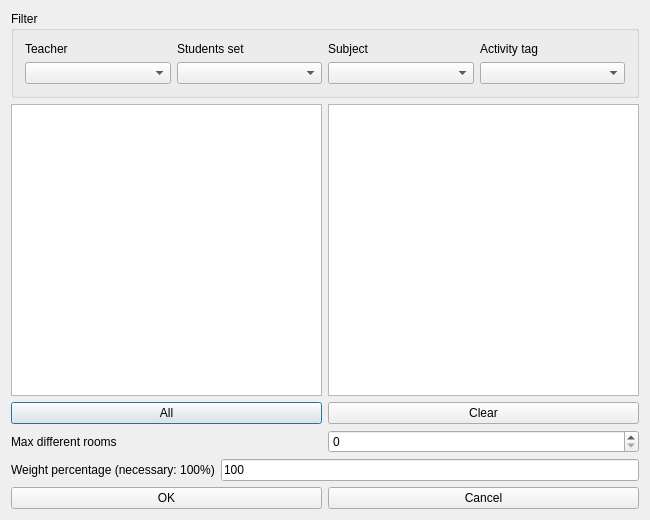
<?xml version="1.0" encoding="UTF-8"?>
<ui version="4.0">
 <class>ModifyConstraintActivitiesOccupyMaxDifferentRoomsForm_template</class>
 <widget class="QDialog" name="ModifyConstraintActivitiesOccupyMaxDifferentRoomsForm_template">
  <property name="geometry">
   <rect>
    <x>0</x>
    <y>0</y>
    <width>650</width>
    <height>520</height>
   </rect>
  </property>
  <property name="windowTitle">
   <string extracomment="This is the title of the dialog to add a new constraint of this type">Modify activities occupy max different rooms</string>
  </property>
  <layout class="QGridLayout" name="gridLayout">
   <item row="0" column="0">
    <widget class="QGroupBox" name="filterGroupBox">
     <property name="title">
      <string>Filter</string>
     </property>
     <layout class="QGridLayout" name="gridLayout_3">
      <item row="0" column="0">
       <widget class="QLabel" name="teachersTextLabel">
        <property name="text">
         <string>Teacher</string>
        </property>
        <property name="wordWrap">
         <bool>false</bool>
        </property>
       </widget>
      </item>
      <item row="0" column="1">
       <widget class="QLabel" name="studentsTextLabel">
        <property name="text">
         <string>Students set</string>
        </property>
        <property name="wordWrap">
         <bool>false</bool>
        </property>
       </widget>
      </item>
      <item row="0" column="2">
       <widget class="QLabel" name="subjectsTextLabel">
        <property name="text">
         <string>Subject</string>
        </property>
        <property name="wordWrap">
         <bool>false</bool>
        </property>
       </widget>
      </item>
      <item row="0" column="3">
       <widget class="QLabel" name="activityTagsTextLabel">
        <property name="text">
         <string>Activity tag</string>
        </property>
        <property name="wordWrap">
         <bool>false</bool>
        </property>
       </widget>
      </item>
      <item row="1" column="0">
       <widget class="QComboBox" name="teachersComboBox"/>
      </item>
      <item row="1" column="1">
       <widget class="QComboBox" name="studentsComboBox"/>
      </item>
      <item row="1" column="2">
       <widget class="QComboBox" name="subjectsComboBox"/>
      </item>
      <item row="1" column="3">
       <widget class="QComboBox" name="activityTagsComboBox"/>
      </item>
     </layout>
    </widget>
   </item>
   <item row="1" column="0">
    <layout class="QHBoxLayout" name="horizontalLayout_2">
     <item>
      <layout class="QVBoxLayout" name="verticalLayout_2">
       <item>
        <widget class="QListWidget" name="allActivitiesListWidget"/>
       </item>
       <item>
        <widget class="QPushButton" name="addAllActivitiesPushButton">
         <property name="text">
          <string comment="Text on a button. It refers to adding all activities from the list above this button into the current constraint">All</string>
         </property>
        </widget>
       </item>
      </layout>
     </item>
     <item>
      <layout class="QVBoxLayout" name="verticalLayout">
       <item>
        <widget class="QListWidget" name="selectedActivitiesListWidget"/>
       </item>
       <item>
        <widget class="QPushButton" name="clearPushButton">
         <property name="text">
          <string>Clear</string>
         </property>
        </widget>
       </item>
      </layout>
     </item>
    </layout>
   </item>
   <item row="2" column="0">
    <layout class="QHBoxLayout" name="horizontalLayout_3">
     <item>
      <widget class="QLabel" name="maxDifferentRoomsLabel">
       <property name="text">
        <string>Max different rooms</string>
       </property>
      </widget>
     </item>
     <item>
      <widget class="QSpinBox" name="maxDifferentRoomsSpinBox"/>
     </item>
    </layout>
   </item>
   <item row="3" column="0">
    <layout class="QHBoxLayout" name="weightBoxLayout">
     <item>
      <widget class="QLabel" name="weightTextLabel">
       <property name="frameShape">
        <enum>QFrame::NoFrame</enum>
       </property>
       <property name="frameShadow">
        <enum>QFrame::Plain</enum>
       </property>
       <property name="text">
        <string>Weight percentage (necessary: 100%)</string>
       </property>
       <property name="wordWrap">
        <bool>false</bool>
       </property>
      </widget>
     </item>
     <item>
      <widget class="QLineEdit" name="weightLineEdit">
       <property name="text">
        <string notr="true">100</string>
       </property>
      </widget>
     </item>
    </layout>
   </item>
   <item row="4" column="0">
    <layout class="QHBoxLayout" name="horizontalLayout">
     <item>
      <widget class="QPushButton" name="okPushButton">
       <property name="text">
        <string>OK</string>
       </property>
      </widget>
     </item>
     <item>
      <widget class="QPushButton" name="cancelPushButton">
       <property name="text">
        <string>Cancel</string>
       </property>
      </widget>
     </item>
    </layout>
   </item>
  </layout>
 </widget>
 <layoutdefault spacing="6" margin="11"/>
 <resources/>
 <connections/>
</ui>
